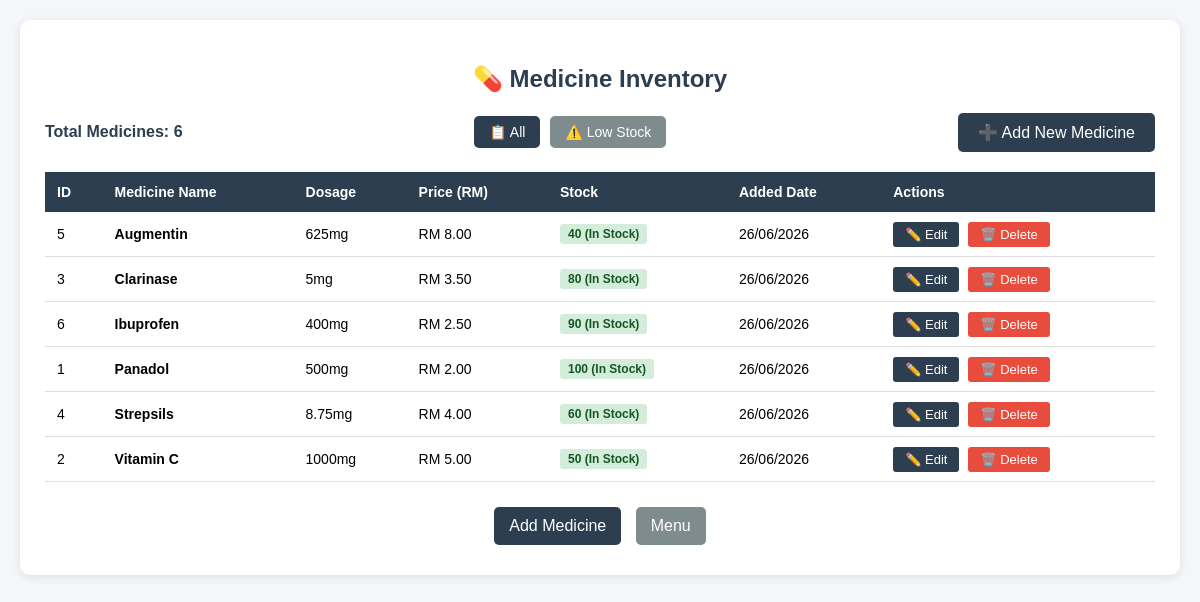
The page /medicine/view_medicine.php on the database its author committed.
### tables this page shows
CREATE TABLE medicine (
    medicine_id INT AUTO_INCREMENT PRIMARY KEY,

    medicine_name VARCHAR(100) NOT NULL,

    dosage VARCHAR(50),

    unit_price DECIMAL(8,2) NOT NULL DEFAULT 0.00,

    stock_quantity INT NOT NULL DEFAULT 0,

    created_at TIMESTAMP DEFAULT CURRENT_TIMESTAMP
);

### medicine/view_medicine.php (the view, shortened to what this page needs)
<?php
include '../config/database.php';
$medicines = mysqli_query($conn, "SELECT * FROM medicine ORDER BY medicine_name");
$filter = isset($_GET['filter']) ? $_GET['filter'] : 'all';
?>
<!DOCTYPE html>
<html>
<head>
</head>
<body>
<div class="container">
    <h2>💊 Medicine Inventory</h2>
    <div class="header-actions">
        <span class="total-items"><strong>Total Medicines:</strong> <?php echo mysqli_num_rows($medicines); ?></span>
        <div class="filter-buttons">
            <a href="view_medicine.php" class="btn-filter <?php echo $filter == 'all' ? 'active' : ''; ?>">📋 All</a>
            <a href="view_medicine.php?filter=low" class="btn-filter <?php echo $filter == 'low' ? 'active' : ''; ?>">⚠️ Low Stock</a>
        </div>
        <a href="add_medicine.php" class="btn-add">➕ Add New Medicine</a>
    </div>
    <table>
        <thead>
            <tr>
                <th>ID</th>
                <th>Medicine Name</th>
                <th>Dosage</th>
                <th>Price (RM)</th>
                <th>Stock</th>
                <th>Added Date</th>
                <th>Actions</th>
            </tr>
        </thead>
        <tbody>
            <?php if (mysqli_num_rows($medicines) > 0) { ?>
                <?php while ($row = mysqli_fetch_assoc($medicines)) {
                    $qty = (int)$row['stock_quantity'];
                    if ($qty <= 5) {
                        $stock_badge = 'badge-stock low';
                        $stock_status = 'Low Stock';
                    } elseif ($qty <= 15) {
                        $stock_badge = 'badge-stock medium';
                        $stock_status = 'Medium';
                    } else {
                        $stock_badge = 'badge-stock high';
                        $stock_status = 'In Stock';
                    }
                ?>
                    <tr>
                        <td><?php echo $row['medicine_id']; ?></td>
                        <td><strong><?php echo htmlspecialchars($row['medicine_name']); ?></strong></td>
                        <td><?php echo htmlspecialchars($row['dosage'] ?? '-'); ?></td>
                        <td>RM <?php echo number_format((float)$row['unit_price'], 2); ?></td>
                        <td>
                            <span class="<?php echo $stock_badge; ?>">
                                <?php echo $qty; ?> (<?php echo $stock_status; ?>)
                            </span>
                        </td>
                        <td><?php echo date('d/m/Y', strtotime($row['created_at'])); ?></td>
                        <td>
                            <a href="edit_medicine.php?id=<?php echo $row['medicine_id']; ?>" class="btn-edit">✏️ Edit</a>
                            <a href="view_medicine.php?delete=<?php echo $row['medicine_id']; ?>"
                               class="btn-delete"
                               onclick="return confirm('Are you sure you want to delete this medicine?')">🗑️ Delete</a>
                        </td>
                    </tr>
                <?php } ?>
            <?php } ?>
        </tbody>
    </table>
    <div class="back-container">
        <a href="add_medicine.php" class="back back1">Add Medicine</a>
        <a href="../index.php" class="back back2">Menu</a>
    </div>
</div>
</body>
</html>

### medicine/view_medicine.php (style rules this page uses)
body { font-family: Arial; background: #f4f6f9; margin: 0; padding: 20px; }
.container { max-width: 1200px; margin: 0 auto; background: white; padding: 25px; border-radius: 10px; box-shadow: 0 2px 10px rgba(0,0,0,0.1); }
h2 { text-align: center; color: #2c3e50; margin-bottom: 20px; }
.header-actions { display: flex; justify-content: space-between; align-items: center; margin-bottom: 20px; flex-wrap: wrap; gap: 10px; }
.btn-add { padding: 10px 20px; background: #2c3e50; color: white; text-decoration: none; border-radius: 5px; }
.filter-buttons { display: flex; gap: 10px; flex-wrap: wrap; }
.btn-filter { padding: 8px 15px; background: #7f8c8d; color: white; text-decoration: none; border-radius: 5px; font-size: 14px; }
.btn-filter.active { background: #2c3e50; }
table { width: 100%; border-collapse: collapse; }
th { background: #2c3e50; color: white; padding: 12px; text-align: left; font-size: 14px; }
td { padding: 12px; border-bottom: 1px solid #ddd; font-size: 14px; }
.btn-edit { padding: 5px 12px; background: #2c3e50; color: white; text-decoration: none; border-radius: 3px; margin-right: 5px; font-size: 13px; }
.btn-delete { padding: 5px 12px; background: #e74c3c; color: white; text-decoration: none; border-radius: 3px; border: none; cursor: pointer; font-size: 13px; }
.back-container { text-align: center; margin-top: 20px; }
.back { display: inline-block; padding: 10px 15px; margin: 5px; text-decoration: none; border-radius: 5px; color: white; }
.back1 { background: #2c3e50; }
.back2 { background: #7f8c8d; }
.total-items { color: #2c3e50; font-weight: bold; }
.badge-stock { display: inline-block; padding: 3px 8px; border-radius: 3px; font-size: 12px; font-weight: bold; }
.badge-stock.high { background: #d4edda; color: #155724; }

### rows shown on the page
medicine: medicine_id "5", medicine_name "Augmentin", dosage "625mg", unit_price "8.00", stock_quantity "40", stock_quantity "In Stock", created_at "26/06/2026"
medicine: medicine_id "3", medicine_name "Clarinase", dosage "5mg", unit_price "3.50", stock_quantity "80", stock_quantity "In Stock", created_at "26/06/2026"
medicine: medicine_id "6", medicine_name "Ibuprofen", dosage "400mg", unit_price "2.50", stock_quantity "90", stock_quantity "In Stock", created_at "26/06/2026"
medicine: medicine_id "1", medicine_name "Panadol", dosage "500mg", unit_price "2.00", stock_quantity "100", stock_quantity "In Stock", created_at "26/06/2026"
medicine: medicine_id "4", medicine_name "Strepsils", dosage "8.75mg", unit_price "4.00", stock_quantity "60", stock_quantity "In Stock", created_at "26/06/2026"
medicine: medicine_id "2", medicine_name "Vitamin C", dosage "1000mg", unit_price "5.00", stock_quantity "50", stock_quantity "In Stock", created_at "26/06/2026"

### other values the page prints
mysqli_num_rows($medicines) "6"
